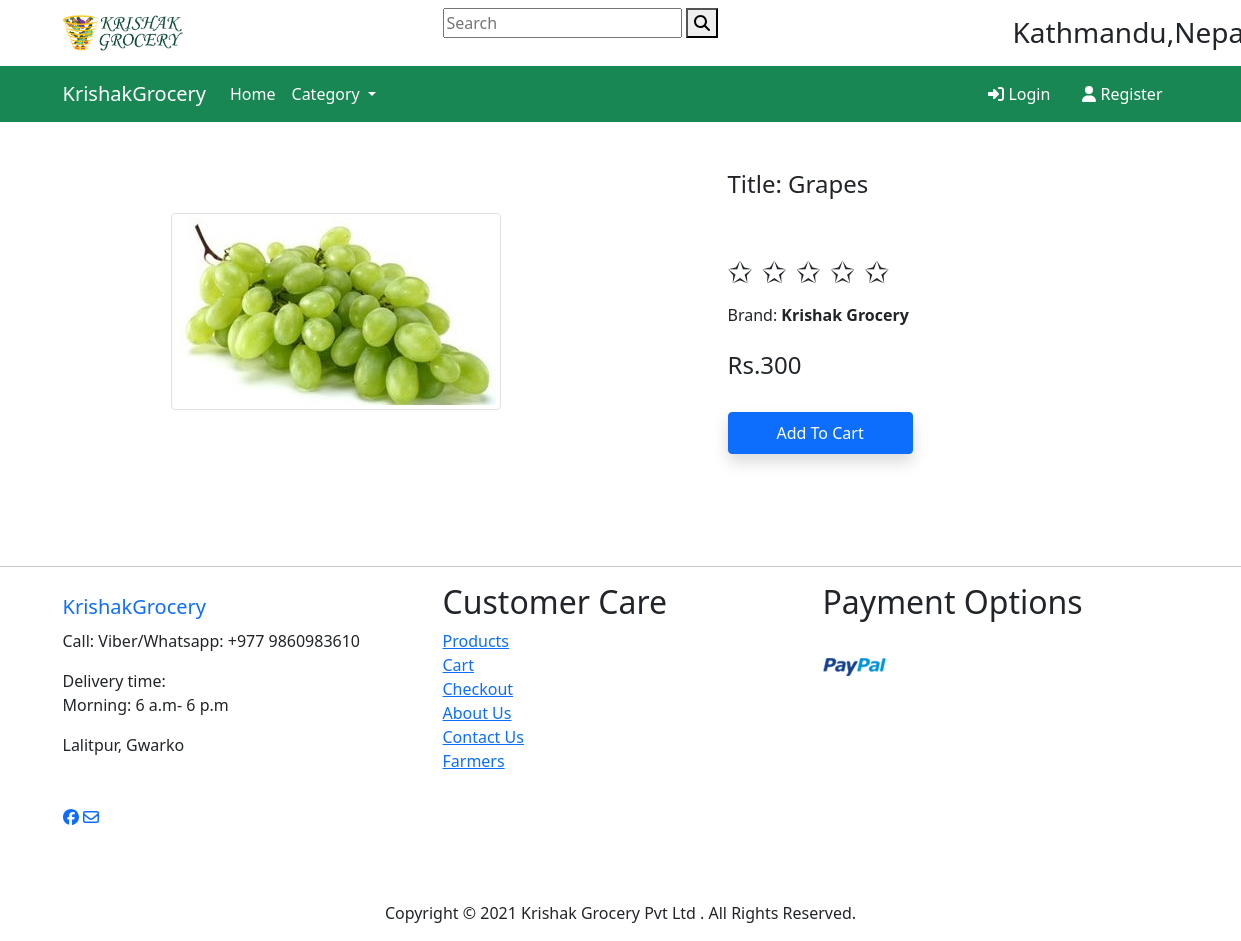
Before: /product-detail/5 with the older database file.
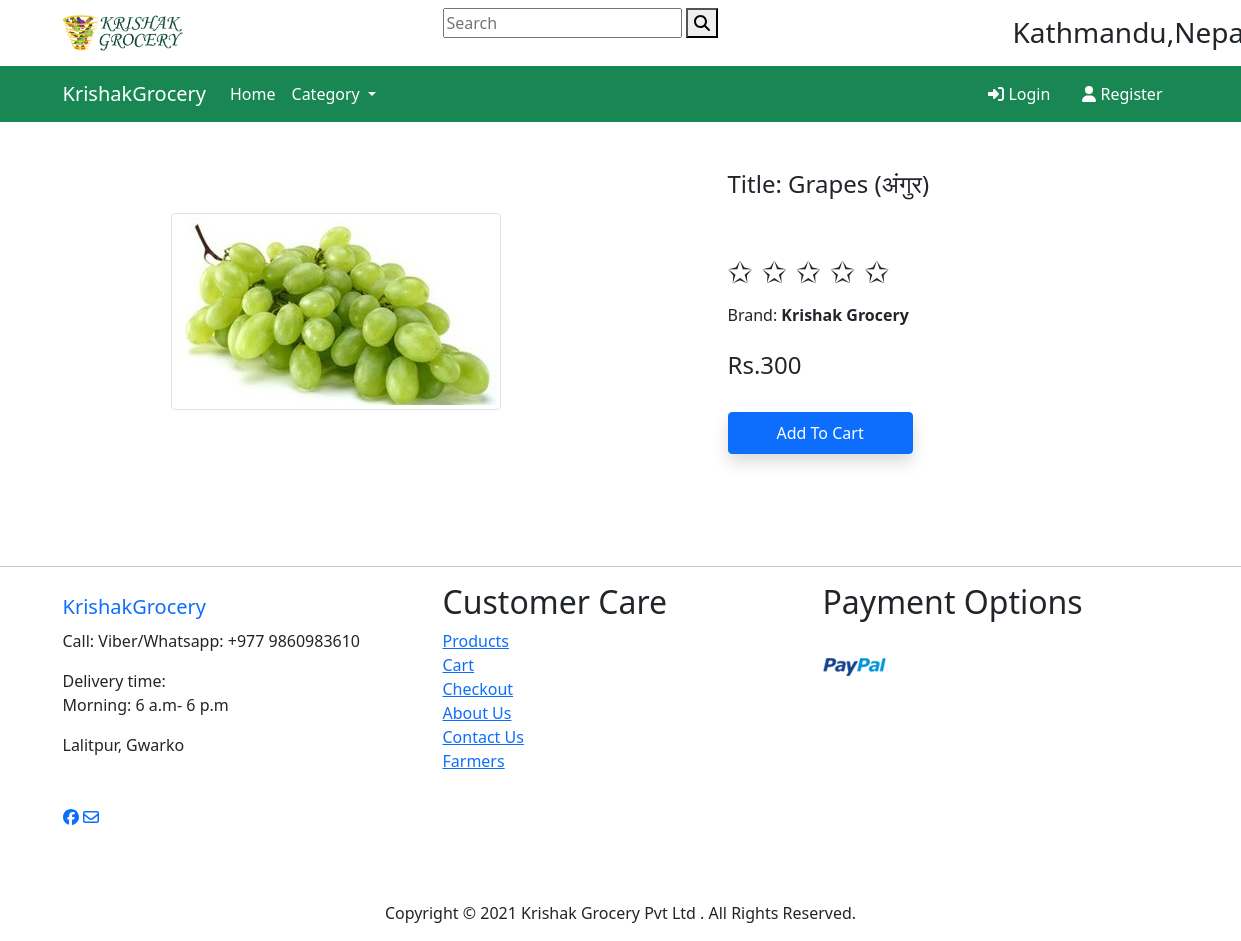
After: the same page with the newer database file.
### app/models.py (models this page shows)
class Product(models.Model):
    title = models.CharField(max_length=100)
    selling_price = models.IntegerField()
    category = models.CharField(choices=CATEGORY_CHOICES, max_length=2)
    product_image = models.ImageField(upload_to='productimg')
    def __str__(self) :
        return str(self.id)

### app/views.py (the view)
# urls.py: path('product-detail/<int:pk>', views.ProductDetailView.as_view(), name='product-detail'),
class ProductDetailView(View):
    def get(self, request, pk):
        product = Product.objects.get(pk=pk)
        totalitem = 0
        item_already_in_cart = False
        if request.user.is_authenticated:
            item_already_in_cart = Cart.objects.filter(Q(product=product.id) & Q(user=request.user)).exists()
            totalitem = len(Cart.objects.filter(user=request.user))
        return render(request, 'app/productdetail.html', {'product':product, 'item_already_in_cart': item_already_in_cart, 'totalitem':totalitem})

### app/templates/app/productdetail.html (shortened to what this page needs)
{% extends 'app/base.html' %}
{% load static %}
{% block main-content %}
<div class="container my-5">
 <div class="row">
  <div class="col-sm-6 text-center align-self-center">
   <img src="{{ product.product_image.url }}" alt="" class="img-fluid img-thumbnail">
  </div>
  <div class="col-sm-5 offset-sm-1">
   <h4> Title: {{product.title}}</h4>
   <br/>
    <div class="rating-wrapper">
    </div>
    <br/>
    <br/>
    <span class="heading">Brand:<b> Krishak Grocery</b></span>
    <br/>
    <br/>
   <h4> Rs.{{product.selling_price}} </h4> <br>
    {% if not request.user.is_authenticated %}
        <form action="/add-to-cart" class="d-inline">
            <button type="submit" class="btn btn-primary shadow px-5 py-2">Add To Cart</button>
        </form>
    {% endif %}
  </div>
 </div>
</div>
{% endblock main-content %}

Changed rows visible on the page:
changed Product: title "Grapes" → "Grapes (अंगुर)"
